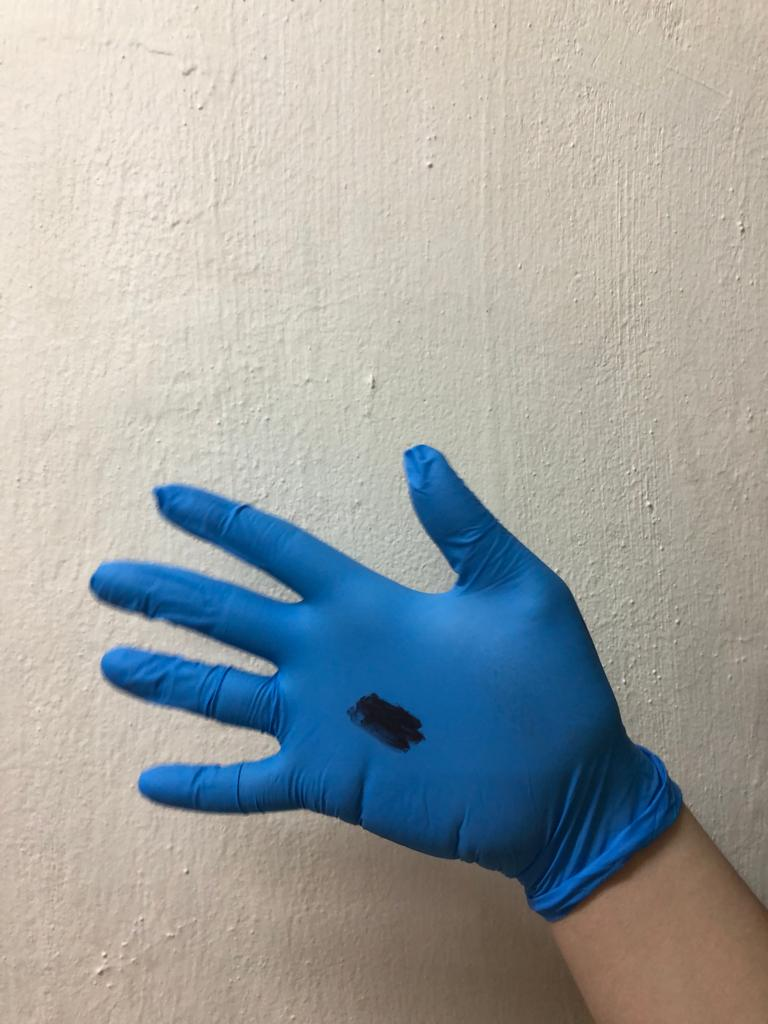
#> input picture Glove_images/medical/dirty/dirty1.jpeg, 768 x 1024 px
$ python tuning_utils.py
#> lines starting #> are read from the running program, lines starting #| are printed output that depends on the picture
"""
- functions to tune the params for identifying the type of glove based on HSV color space
- functions to tune the params for identifying the type of defect based on the geometric properties
"""

import cv2
import numpy as np

medicalGlove1 = cv2.imread("Glove_images/medical/dirty/dirty1.jpeg")
#> medicalGlove1 is the input picture: shape (1024, 768, 3); mean B, G, R 161.6, 162.7, 159
medicalGlove2 = cv2.imread("Glove_images/medical/dirty/dirty2.jpeg")
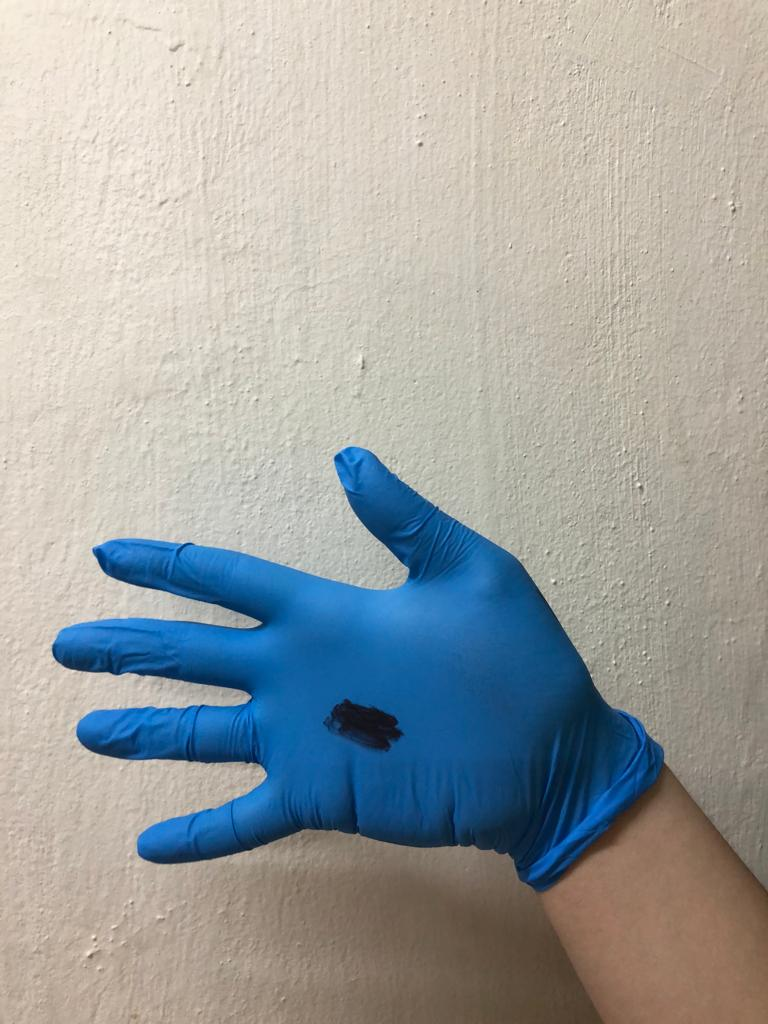
#> input picture Glove_images/medical/dirty/dirty2.jpeg, 768 x 1024 px
#> medicalGlove2 is the input picture: shape (1024, 768, 3); mean B, G, R 161, 162.4, 159
nitrileGlove1 = cv2.imread("Glove_images/nitrile/fingertip_hole/NITRILE FINGER HOLE 1.jpg")
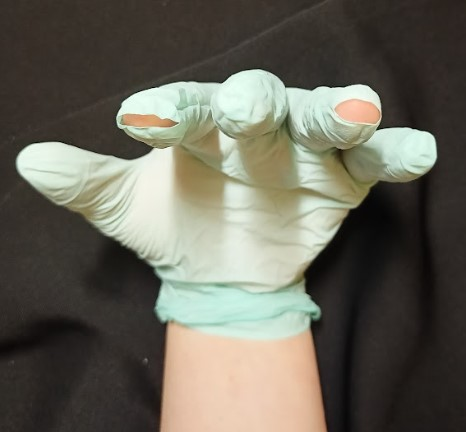
#> input picture Glove_images/nitrile/fingertip_hole/NITRILE FINGER HOLE 1.jpg, 466 x 432 px
#> nitrileGlove1 is the input picture: shape (432, 466, 3); mean B, G, R 89.5, 101.1, 103.6
nitrileGlove2 = cv2.imread("Glove_images/nitrile/fingertip_hole/NITRILE FINGER HOLE 2.jpg")
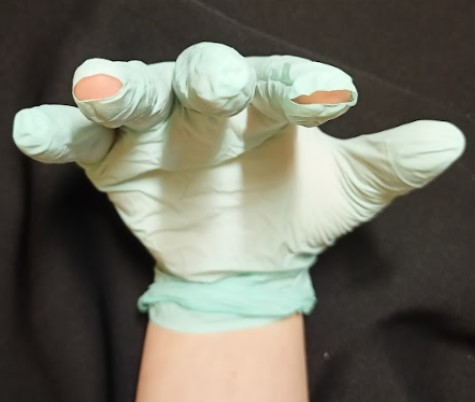
#> input picture Glove_images/nitrile/fingertip_hole/NITRILE FINGER HOLE 2.jpg, 475 x 402 px
#> nitrileGlove2 is the input picture: shape (402, 475, 3); mean B, G, R 97.3, 109.9, 110.8
nitrileGlove3 = cv2.imread("Glove_images/nitrile/fingertip_stain/NITRILE FINGER STAIN 1.jpg")
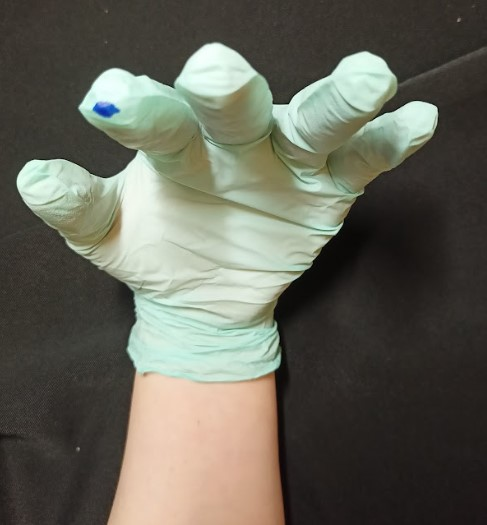
#> input picture Glove_images/nitrile/fingertip_stain/NITRILE FINGER STAIN 1.jpg, 487 x 525 px
#> nitrileGlove3 is the input picture: shape (525, 487, 3); mean B, G, R 88.6, 100.2, 100.4
nitrileGlove4 = cv2.imread("Glove_images/nitrile/fingertip_stain/NITRILE FINGER STAIN 2.jpg")
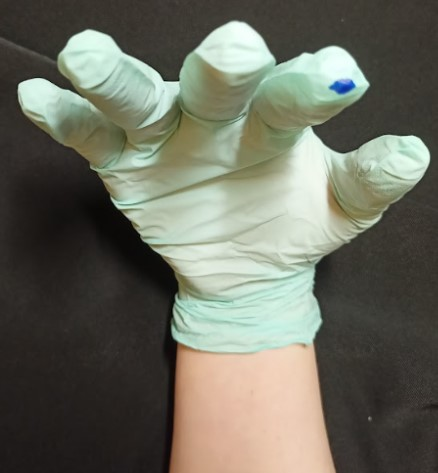
#> input picture Glove_images/nitrile/fingertip_stain/NITRILE FINGER STAIN 2.jpg, 438 x 473 px
#> nitrileGlove4 is the input picture: shape (473, 438, 3); mean B, G, R 95.8, 108.4, 107.3
nitrileGlove5 = cv2.imread("Glove_images/nitrile/hole/NITRILE HOLE 1.jpg")
nitrileGlove6 = cv2.imread("Glove_images/nitrile/hole/NITRILE HOLE 2.jpg")
nitrileGlove7 = cv2.imread("Glove_images/nitrile/stain/NITRILE STAIN 1.jpg")
nitrileGlove8 = cv2.imread("Glove_images/nitrile/stain/NITRILE STAIN 2.jpg")
nitrileGlove9 = cv2.imread("Glove_images/nitrile/mix/NITRILE MIX 1.jpg")
nitrileGlove10 = cv2.imread("Glove_images/nitrile/mix/NITRILE MIX 2.jpg")
siliconeGlove1 = cv2.imread("Glove_images/silicone/mould/mould_1.jpeg")
siliconeGlove2 = cv2.imread("Glove_images/silicone/mould/mould_2.jpeg")
siliconeGlove3 = cv2.imread("Glove_images/silicone/mould/mould_3.jpeg")
fabricGlove1 = cv2.imread("Glove_images/fabric/multiple_stains/multiple_stains1.jpg")
fabricGlove2 = cv2.imread("Glove_images/fabric/multiple_stains/multiple_stains2.jpg")

def empty(a):
    pass

# To adjust the track bar until the binary mask shows all the wanted parts in white, otherwise in black.
# Then, record the HSV lower and upper range, and encode them into `algorithms.py`
# [77 lines left out: functions get_hsv_range, get_hsv_range_with_morphological_operations, not called in this run]


# get_hsv_range_with_morphological_operations(nitrileGlove5)
# get_hsv_range_with_morphological_operations(nitrileGlove6)

def onTrackbarChange(value):
    pass

# [82 lines left out: function detectGloveTrackbar, not called in this run]
